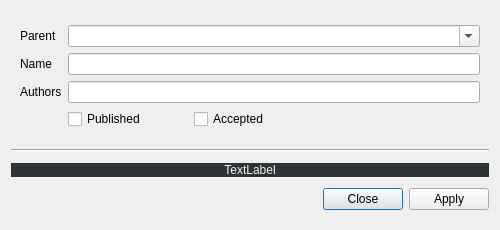
<?xml version="1.0" encoding="UTF-8"?>
<ui version="4.0">
 <class>EditTaxa</class>
 <widget class="QDialog" name="EditTaxa">
  <property name="windowModality">
   <enum>Qt::ApplicationModal</enum>
  </property>
  <property name="geometry">
   <rect>
    <x>0</x>
    <y>0</y>
    <width>500</width>
    <height>230</height>
   </rect>
  </property>
  <property name="sizePolicy">
   <sizepolicy hsizetype="Fixed" vsizetype="Fixed">
    <horstretch>0</horstretch>
    <verstretch>0</verstretch>
   </sizepolicy>
  </property>
  <property name="minimumSize">
   <size>
    <width>350</width>
    <height>230</height>
   </size>
  </property>
  <property name="maximumSize">
   <size>
    <width>16777215</width>
    <height>230</height>
   </size>
  </property>
  <property name="windowTitle">
   <string>Edit reference</string>
  </property>
  <layout class="QGridLayout" name="gridLayout">
   <item row="1" column="0">
    <widget class="QWidget" name="Layout_edit" native="true">
     <property name="sizePolicy">
      <sizepolicy hsizetype="Preferred" vsizetype="Fixed">
       <horstretch>0</horstretch>
       <verstretch>0</verstretch>
      </sizepolicy>
     </property>
     <property name="minimumSize">
      <size>
       <width>0</width>
       <height>0</height>
      </size>
     </property>
     <property name="maximumSize">
      <size>
       <width>16777215</width>
       <height>16777215</height>
      </size>
     </property>
     <layout class="QFormLayout" name="formLayout">
      <item row="0" column="0">
       <widget class="QLabel" name="basenameLabel_2">
        <property name="text">
         <string>Parent</string>
        </property>
       </widget>
      </item>
      <item row="0" column="1">
       <widget class="QComboBox" name="parent_comboBox">
        <property name="editable">
         <bool>true</bool>
        </property>
       </widget>
      </item>
      <item row="1" column="0">
       <widget class="QLabel" name="basenameLabel">
        <property name="text">
         <string>Name</string>
        </property>
       </widget>
      </item>
      <item row="1" column="1">
       <widget class="QLineEdit" name="basenameLineEdit"/>
      </item>
      <item row="2" column="0">
       <widget class="QLabel" name="authorsLabel">
        <property name="text">
         <string>Authors</string>
        </property>
       </widget>
      </item>
      <item row="2" column="1">
       <widget class="QLineEdit" name="authorsLineEdit"/>
      </item>
      <item row="3" column="1">
       <layout class="QHBoxLayout" name="horizontalLayout">
        <item alignment="Qt::AlignLeft">
         <widget class="QCheckBox" name="checkBox_published">
          <property name="sizePolicy">
           <sizepolicy hsizetype="Fixed" vsizetype="Fixed">
            <horstretch>0</horstretch>
            <verstretch>0</verstretch>
           </sizepolicy>
          </property>
          <property name="minimumSize">
           <size>
            <width>120</width>
            <height>0</height>
           </size>
          </property>
          <property name="text">
           <string>Published</string>
          </property>
         </widget>
        </item>
        <item>
         <widget class="QCheckBox" name="checkBox_accepted">
          <property name="sizePolicy">
           <sizepolicy hsizetype="Fixed" vsizetype="Fixed">
            <horstretch>0</horstretch>
            <verstretch>0</verstretch>
           </sizepolicy>
          </property>
          <property name="minimumSize">
           <size>
            <width>120</width>
            <height>0</height>
           </size>
          </property>
          <property name="text">
           <string>Accepted</string>
          </property>
         </widget>
        </item>
        <item>
         <spacer name="horizontalSpacer">
          <property name="orientation">
           <enum>Qt::Horizontal</enum>
          </property>
          <property name="sizeType">
           <enum>QSizePolicy::Expanding</enum>
          </property>
          <property name="sizeHint" stdset="0">
           <size>
            <width>30</width>
            <height>20</height>
           </size>
          </property>
         </spacer>
        </item>
       </layout>
      </item>
     </layout>
    </widget>
   </item>
   <item row="7" column="0">
    <widget class="QDialogButtonBox" name="buttonBox">
     <property name="orientation">
      <enum>Qt::Horizontal</enum>
     </property>
     <property name="standardButtons">
      <set>QDialogButtonBox::Apply|QDialogButtonBox::Close</set>
     </property>
    </widget>
   </item>
   <item row="6" column="0">
    <widget class="QLabel" name="taxaLineEdit">
     <property name="sizePolicy">
      <sizepolicy hsizetype="Preferred" vsizetype="Fixed">
       <horstretch>0</horstretch>
       <verstretch>0</verstretch>
      </sizepolicy>
     </property>
     <property name="minimumSize">
      <size>
       <width>0</width>
       <height>0</height>
      </size>
     </property>
     <property name="maximumSize">
      <size>
       <width>16777215</width>
       <height>16777215</height>
      </size>
     </property>
     <property name="styleSheet">
      <string notr="true">background-color: rgb(46, 52, 54);
color: rgb(239, 239, 239);</string>
     </property>
     <property name="text">
      <string>TextLabel</string>
     </property>
     <property name="alignment">
      <set>Qt::AlignCenter</set>
     </property>
     <property name="textInteractionFlags">
      <set>Qt::LinksAccessibleByMouse|Qt::TextSelectableByMouse</set>
     </property>
    </widget>
   </item>
   <item row="3" column="0">
    <widget class="Line" name="line">
     <property name="orientation">
      <enum>Qt::Horizontal</enum>
     </property>
    </widget>
   </item>
  </layout>
 </widget>
 <tabstops>
  <tabstop>basenameLineEdit</tabstop>
  <tabstop>authorsLineEdit</tabstop>
 </tabstops>
 <resources/>
 <connections/>
</ui>
